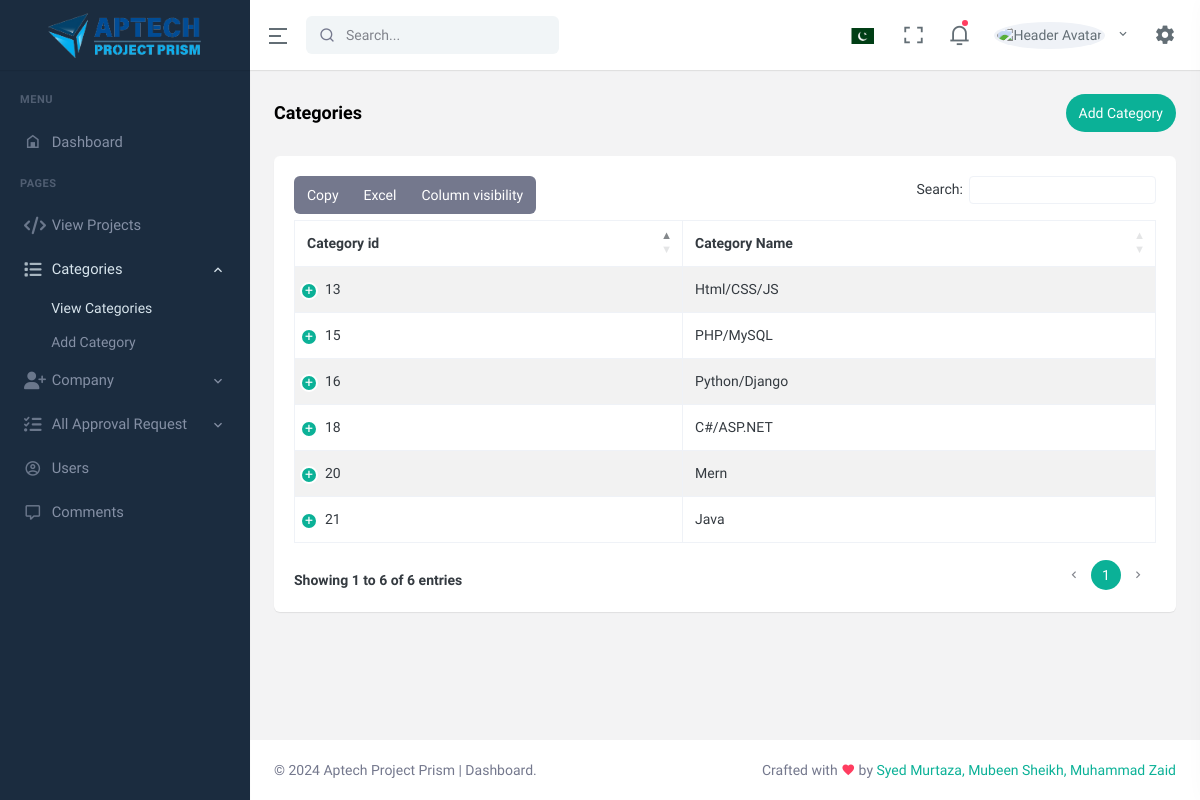
/Dashboard/category.php, run on the app's committed database.
### tables this page shows
CREATE TABLE `project_category` (
  `c_id` int(11) NOT NULL,
  `c_name` varchar(255) NOT NULL,
  `c_img` varchar(255) NOT NULL,
  `c_desc` varchar(255) NOT NULL,
  `user_id` int(11) NOT NULL,
  `status` tinyint(4) NOT NULL DEFAULT 1
);

### Dashboard/category.php (the view, shortened to what this page needs)
<?php
include ('includes/header.php');
include ('includes/navbar.php');
include ('includes/sidebar.php');
include("config.php");
?>
<div id="layout-wrapper">
    <div class="main-content">
        <div class="page-content">
            <div class="container-fluid">
                <div class="row">
                    <div class="col-12">
                        <div class="page-title-box d-sm-flex align-items-center justify-content-between">
                            <h4 class="mb-sm-0">Categories</h4>
                            <div class="d-flex justify-content-end">
                                <a href="add_category.php">
                                    <input type="button" class="btn btn-primary btn-rounded waves-effect waves-light"
                                        value="Add Category">
                                </a>
                            </div>
                        </div>
                    </div>
                </div>
                <div class="row">
                    <div class="col-12">
                        <div class="card">
                            <div class="card-body">
                                <table id="datatable-buttons"
                                    class="table table-striped table-bordered dt-responsive nowrap"
                                    style="border-collapse: collapse; border-spacing: 0; width: 100%;">
                                    <thead>
                                        <tr>
                                            <th>Category id</th>
                                            <th>Category Name</th>
                                        </tr>
                                    </thead>
                                    <tbody>
                                    <?php
                                    $fetch_cat_join = "SELECT * from `project_category`";
                                    $fetch_cat_result = mysqli_query($connection, $fetch_cat_join);
                                    if (mysqli_num_rows($fetch_cat_result) > 0) {
                                       while ($row = mysqli_fetch_assoc($fetch_cat_result)) {
									?>
                                        <tr>
                                            <td><?php echo $row['c_id'] ?></td>
                                            <td><?php echo $row['c_name'] ?></td>
                                        </tr>
                                        <?php
                                    }
                                }
                                ?>
                                    </tbody>
                                </table>
                            </div>
                        </div>
                    </div>
                </div>
            </div>
        </div>
    </div>
</div>
<?php
include('includes/footer.php');
?>

### data on the page
project_category: c_id "13", c_name "Html/CSS/JS"
project_category: c_id "15", c_name "PHP/MySQL"
project_category: c_id "16", c_name "Python/Django"
project_category: c_id "18", c_name "C#/ASP.NET"
project_category: c_id "20", c_name "Mern"
project_category: c_id "21", c_name "Java"
